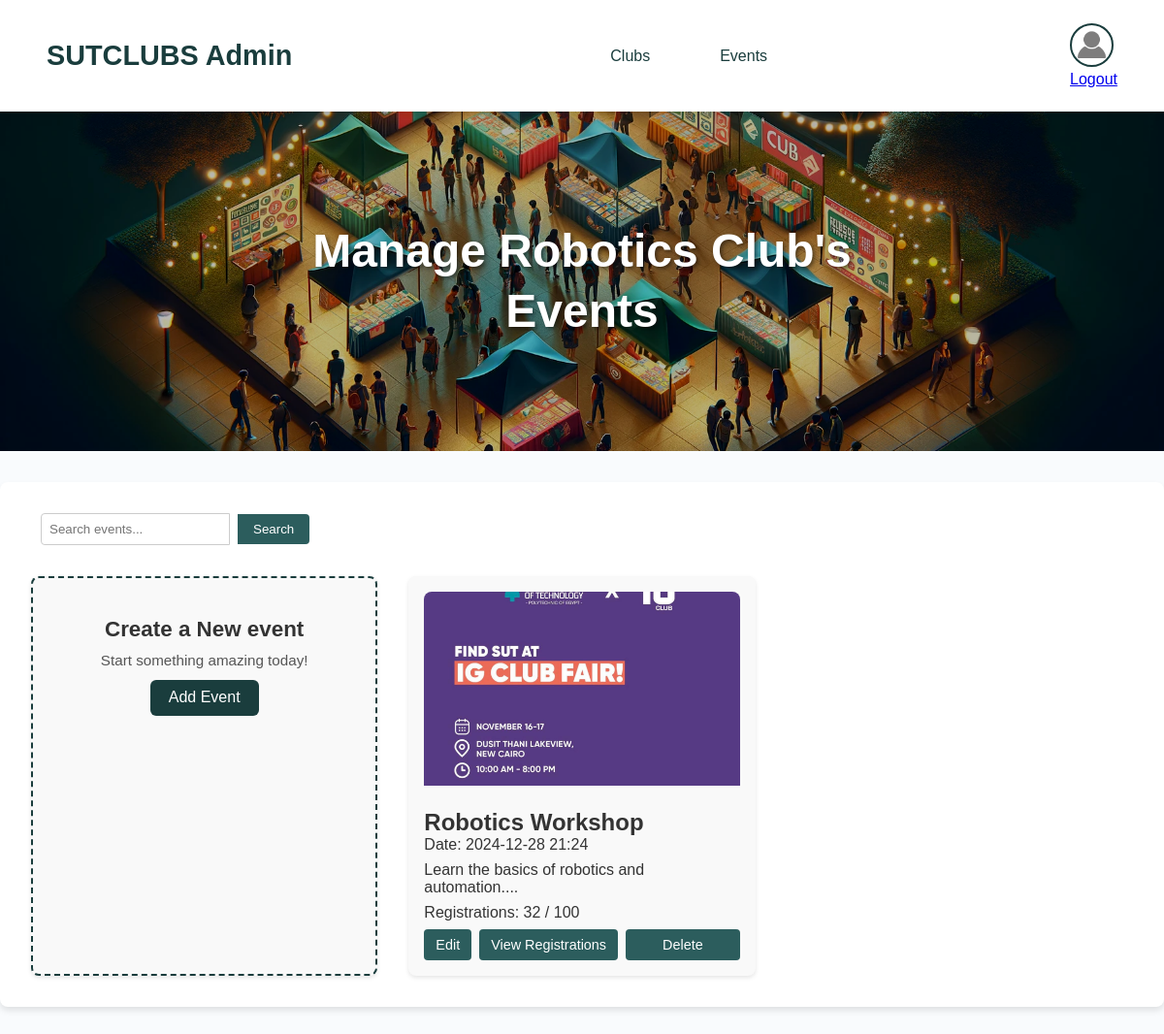
Page /manageEvents.php?club_id=2 on the committed database.
### tables this page shows
CREATE TABLE `clubs` (
  `id` int NOT NULL AUTO_INCREMENT,
  `name` varchar(255) NOT NULL,
  `description` text,
  `image_path` varchar(255) DEFAULT NULL,
  `created_at` timestamp NULL DEFAULT CURRENT_TIMESTAMP,
  PRIMARY KEY (`id`)
);

CREATE TABLE `events` (
  `id` int NOT NULL,
  `title` varchar(255) NOT NULL,
  `description` text,
  `date_time` datetime DEFAULT NULL,
  `photo_url` varchar(255) DEFAULT NULL,
  `max_registrations` int DEFAULT '0',
  `current_registrations` int DEFAULT '0',
  `club_id` int DEFAULT NULL,
  PRIMARY KEY (`id`),
  KEY `fk_club_events` (`club_id`),
  CONSTRAINT `fk_club_events` FOREIGN KEY (`club_id`) REFERENCES `clubs` (`id`) ON DELETE CASCADE
);

### manageEvents.php (the view, shortened to what this page needs)
<?php
$config = include('config.php');
$conn = mysqli_connect("localhost", $config['username'], $config['password'], "sutclubs");
$club_id = isset($_GET['club_id']) ? intval($_GET['club_id']) : 0;
$club_query = mysqli_query($conn, "SELECT name FROM clubs WHERE id = $club_id");
$club = mysqli_fetch_assoc($club_query);
$search = isset($_GET['search']) ? mysqli_real_escape_string($conn, $_GET['search']) : '';
$where_clause = $search ? "AND (title LIKE '%$search%' OR description LIKE '%$search%')" : '';
$events_query = mysqli_query($conn, "SELECT * FROM events WHERE club_id = $club_id $where_clause ORDER BY date_time DESC");
?>
<!DOCTYPE html>
<html lang="en">
<head>
    <link rel="stylesheet" href="manageEvents.css">
</head>
<body>
    <header class="navbar">
        <a href="#" class="logo">SUTCLUBS Admin</a>
        <nav class="nav-center">
            <a href="CLUBS.php" class="nav-item">Clubs</a>
            <a href="#" class="nav-item">Events</a>
        </nav>
        <div class="profile-dropdown">
            <img src="./uploads/profile.webp" alt="Profile" class="profile-logo" id="profileIcon">
            <div class="dropdown-content" id="userDropdown">
                <a href="./logOut.php" id="logoutButton">Logout</a>
            </div>
        </div>
    </header>
    <section class="hero">
        <img src="uploads/webProject1.webp" alt="Hero Image" class="hero-image">
        <div class="hero-text">Manage  <?php echo htmlspecialchars($club['name']) ; ?>'s Events</div>
    </section>
    <main>
        <div class="actions">
            <form action="" method="GET" class="search-form">
                <input type="text" name="search" placeholder="Search events..." value="<?php echo htmlspecialchars($search); ?>">
                <button type="submit">Search</button>
            </form>
        </div>
        <div class="events-list">
        <div class="event-card add-event-card">
            <div class="event-content">
                <h2 class="event-name">Create a New event</h2>
                <p class="event-description">Start something amazing today!</p>
                <a href="addEvent.php?id=<?php echo $club_id; ?>" class="join-button">Add Event</a>
            </div>
        </div>
            <?php while ($event = mysqli_fetch_assoc($events_query)): ?>
                <div class="event-card">
                <img src="<?php echo htmlspecialchars($event['photo_url']); ?>" alt="<?php echo htmlspecialchars($event['title']); ?>" class="event-image">
                <h2><?php echo htmlspecialchars($event['title']); ?></h2>
                    <p>Date: <?php echo date('Y-m-d H:i', strtotime($event['date_time'])); ?></p>
                    <p><?php echo htmlspecialchars(substr($event['description'], 0, 100)) . '...'; ?></p>
                    <p>Registrations: <?php echo $event['current_registrations']; ?> / <?php echo $event['max_registrations']; ?></p>
                    <div class="event-actions">
                        <a href="editEvent.php?id=<?php echo $event['id']; ?>" class="admin-button">Edit</a>
                        <a href="viewRegistrations.php?event_id=<?php echo $event['id']; ?>" class="admin-button">View Registrations</a>
                        <a href="deleteEvent.php?id=<?php echo $event['id']; ?>" class="admin-button delete-button" onclick="return confirm('Are you sure you want to delete this event?')">Delete</a>
                    </div>
                </div>
                <?php endwhile; ?>
        </div>
    </main>
</body>
</html>

### manageEvents.css (style rules this page uses)
:root { --primary-color: #1a3d3d; --secondary-color: #2c5d5d; --text-color: white; --background-color: #f0f2f5; }
* { margin: 0; padding: 0; box-sizing: border-box; }
.search-form { display: flex; align-items: center; gap: 0.5rem; }
.search-form input[type="text"] { padding: 0.5rem; border: 1px solid #ccc; border-radius: 4px; flex-grow: 1; }
.search-form button { background-color: var(--secondary-color); color: var(--text-color); border: none; padding: 0.5rem 1rem; border-radius: 0 4px 4px 0; cursor: pointer; transition: background-color 0.3s ease; }
body { font-family: 'Poppins', sans-serif; background-color: #f9fbfd; color: #333; }
.navbar { display: flex; justify-content: space-between; align-items: center; padding: 1.5rem 3rem; background-color: #fff; box-shadow: 0 4px 6px rgba(0, 0, 0, 0.1); position: sticky; top: 0; z-index: 10; }
.logo { font-size: 1.8rem; font-weight: 700; color: #1a3d3d; text-decoration: none; }
.nav-center { display: flex; gap: 1.5rem; }
.nav-item { text-decoration: none; color:#1a3d3d; font-weight: 500; transition: all 0.3s ease; padding: 0.5rem 1rem; border-radius: 6px; }
.profile-logo { width: 45px; height: 45px; border-radius: 50%; border: 2px solid #1a3d3d; }
.hero { position: relative; width: 100%; height: 350px; overflow: hidden; }
.hero-image { width: 100%; height: 100%; object-fit: cover; filter: brightness(70%) contrast(1.1); }
.hero-text { position: absolute; top: 50%; left: 50%; transform: translate(-50%, -50%); color: #fff; text-align: center; font-size: 3rem; font-weight: 700; line-height: 1.3; text-shadow: 2px 2px 4px rgba(0, 0, 0, 0.5); }
nav a { color: var(--text-color); text-decoration: none; margin-left: 1rem; }
main { max-width: 1200px; margin: 2rem auto; padding: 2rem; background-color: #ffffff; border-radius: 8px; box-shadow: 0 4px 6px rgba(0,0,0,0.1); }
.actions { display: flex; padding-left: 10px; margin-bottom: 2rem; }
.event-card { background-color: #fff; border-radius: 12px; overflow: hidden; box-shadow: 0 4px 8px rgba(0, 0, 0, 0.1); transition: transform 0.3s ease, box-shadow 0.3s ease; }
.event-image { width: 100%; height: 180px; object-fit: cover; }
.event-content { padding: 1.5rem; text-align: center; }
.event-name { font-size: 1.4rem; font-weight: 600; margin-bottom: 0.5rem; color: #333; }
.event-description { font-size: 0.95rem; color: #555; margin-bottom: 1.2rem; line-height: 1.5; }
.join-button { display: inline-block; background-color: #1a3d3d; color: #fff; padding: 0.6rem 1.2rem; border-radius: 6px; text-decoration: none; font-weight: 500; transition: background-color 0.3s ease; }
.add-event-card { background-color: #bef2d5; border: 2px dashed #1a3d3d; text-align: center; }
.admin-button { text-align: center; font-size: 0.9rem; background-color: var(--secondary-color); color: var(--text-color); padding: 0.5rem 0.75rem; text-decoration: none; border-radius: 4px; transition: background-color 0.3s ease; }
.search-form { display: flex; }
.search-form input[type="text"] { padding: 0.5rem; border: 1px solid #ccc; border-radius: 4px 0 0 4px; }
.search-form button { background-color: var(--secondary-color); color: var(--text-color); border: none; padding: 0.5rem 1rem; border-radius: 0 4px 4px 0; cursor: pointer; }
.events-list { display: grid; grid-template-columns: repeat(auto-fill, minmax(300px, 1fr)); gap: 2rem; }
.event-card { background-color: #f9f9f9; border-radius: 8px; padding: 1rem; box-shadow: 0 2px 4px rgba(0,0,0,0.1); display: flex; flex-direction: column; }
.event-image { width: 100%; height: 200px; object-fit: cover; border-radius: 8px 8px 0 0; margin-bottom: 1rem; }
.event-card p { margin-bottom: 0.5rem; }
.event-actions { display: flex; justify-content: space-between; margin-top: auto; gap: 0.5rem; }
.delete-button { flex: 1; text-align: center; font-size: 0.9rem; background-color: var(--secondary-color); color: var(--text-color); padding: 0.5rem 0.75rem; text-decoration: none; border-radius: 4px; transition: background-color 0.3s ease; }

### rows in the picture
clubs: name "Robotics Club"
events: photo_url (picture), title "Robotics Workshop", date_time "2024-12-28 21:24", description "Learn the basics of robotics and automation.", current_registrations "32", max_registrations "100"
